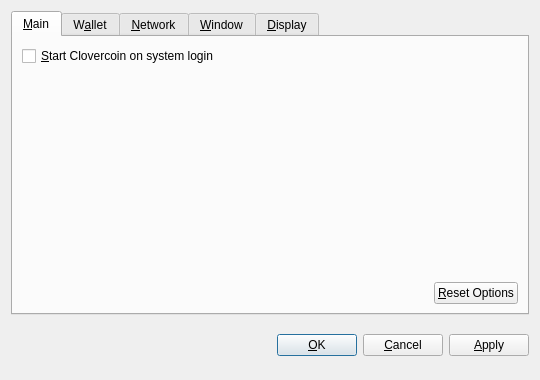
<?xml version="1.0" encoding="UTF-8"?>
<ui version="4.0">
 <class>OptionsDialog</class>
 <widget class="QDialog" name="OptionsDialog">
  <property name="geometry">
   <rect>
    <x>0</x>
    <y>0</y>
    <width>540</width>
    <height>380</height>
   </rect>
  </property>
  <property name="windowTitle">
   <string>Options</string>
  </property>
  <property name="modal">
   <bool>true</bool>
  </property>
  <layout class="QVBoxLayout" name="verticalLayout">
   <item>
    <widget class="QTabWidget" name="tabWidget">
     <property name="tabPosition">
      <enum>QTabWidget::North</enum>
     </property>
     <property name="currentIndex">
      <number>0</number>
     </property>
     <widget class="QWidget" name="tabMain">
      <attribute name="title">
       <string>&amp;Main</string>
      </attribute>
      <layout class="QVBoxLayout" name="verticalLayout_Main">
       <item>
        <widget class="QCheckBox" name="bitcoinAtStartup">
         <property name="toolTip">
          <string>Automatically start Clovercoin after logging in to the system.</string>
         </property>
         <property name="text">
          <string>&amp;Start Clovercoin on system login</string>
         </property>
        </widget>
       </item>
       <item>
        <spacer name="verticalSpacer_Main">
         <property name="orientation">
          <enum>Qt::Vertical</enum>
         </property>
         <property name="sizeHint" stdset="0">
          <size>
           <width>20</width>
           <height>40</height>
          </size>
         </property>
        </spacer>
       </item>
       <item>
        <layout class="QHBoxLayout" name="horizontalLayout_2_Main">
         <item>
          <spacer name="horizontalSpacer_2_Main">
           <property name="orientation">
            <enum>Qt::Horizontal</enum>
           </property>
           <property name="sizeHint" stdset="0">
            <size>
             <width>40</width>
             <height>20</height>
            </size>
           </property>
          </spacer>
         </item>
         <item>
          <widget class="QPushButton" name="resetButton">
           <property name="toolTip">
            <string>Reset all client options to default.</string>
           </property>
           <property name="text">
            <string>&amp;Reset Options</string>
           </property>
           <property name="autoDefault">
            <bool>false</bool>
           </property>
          </widget>
         </item>
        </layout>
       </item>
      </layout>
     </widget>
     <widget class="QWidget" name="tabWallet">
      <attribute name="title">
       <string>W&amp;allet</string>
      </attribute>
      <layout class="QVBoxLayout" name="verticalLayout_Network">
       <item>
        <widget class="QLabel" name="transactionFeeInfoLabel">
         <property name="text">
          <string>Optional transaction fee per kB that helps make sure your transactions are processed quickly. Most transactions are 1 kB.</string>
         </property>
         <property name="textFormat">
          <enum>Qt::PlainText</enum>
         </property>
         <property name="wordWrap">
          <bool>true</bool>
         </property>
        </widget>
       </item>
       <item>
        <layout class="QHBoxLayout" name="horizontalLayout_1_Main">
         <item>
          <widget class="QLabel" name="transactionFeeLabel">
           <property name="text">
            <string>Pay transaction &amp;fee</string>
           </property>
           <property name="textFormat">
            <enum>Qt::PlainText</enum>
           </property>
           <property name="buddy">
            <cstring>transactionFee</cstring>
           </property>
          </widget>
         </item>
         <item>
          <widget class="BitcoinAmountField" name="transactionFee"/>
         </item>
         <item>
          <spacer name="horizontalSpacer_1_Main">
           <property name="orientation">
            <enum>Qt::Horizontal</enum>
           </property>
           <property name="sizeHint" stdset="0">
            <size>
             <width>40</width>
             <height>20</height>
            </size>
           </property>
          </spacer>
         </item>
        </layout>
       </item>
       <item>
        <widget class="QLabel" name="label">
         <property name="text">
          <string>If you disable the spending of unconfirmed change, the change from a transaction cannot be used until that transaction has at least one confirmation. This also affects how your balance is computed.</string>
         </property>
         <property name="wordWrap">
          <bool>true</bool>
         </property>
        </widget>
       </item>
       <item>
        <widget class="QCheckBox" name="spendZeroConfChange">
         <property name="text">
          <string>Spend unconfirmed change  (experts only)</string>
         </property>
        </widget>
       </item>
       <item>
        <spacer name="verticalSpacer">
         <property name="orientation">
          <enum>Qt::Vertical</enum>
         </property>
         <property name="sizeHint" stdset="0">
          <size>
           <width>20</width>
           <height>40</height>
          </size>
         </property>
        </spacer>
       </item>
      </layout>
     </widget>
     <widget class="QWidget" name="tabNetwork">
      <attribute name="title">
       <string>&amp;Network</string>
      </attribute>
      <layout class="QVBoxLayout" name="verticalLayout_Network">
       <item>
        <widget class="QCheckBox" name="mapPortUpnp">
         <property name="toolTip">
          <string>Automatically open the Clovercoin client port on the router. This only works when your router supports UPnP and it is enabled.</string>
         </property>
         <property name="text">
          <string>Map port using &amp;UPnP</string>
         </property>
        </widget>
       </item>
       <item>
        <widget class="QCheckBox" name="connectSocks">
         <property name="toolTip">
          <string>Connect to the Clovercoin network through a SOCKS proxy (e.g. when connecting through Tor).</string>
         </property>
         <property name="text">
          <string>&amp;Connect through SOCKS proxy:</string>
         </property>
        </widget>
       </item>
       <item>
        <layout class="QHBoxLayout" name="horizontalLayout_Network">
         <item>
          <widget class="QLabel" name="proxyIpLabel">
           <property name="text">
            <string>Proxy &amp;IP:</string>
           </property>
           <property name="textFormat">
            <enum>Qt::PlainText</enum>
           </property>
           <property name="buddy">
            <cstring>proxyIp</cstring>
           </property>
          </widget>
         </item>
         <item>
          <widget class="QValidatedLineEdit" name="proxyIp">
           <property name="maximumSize">
            <size>
             <width>140</width>
             <height>16777215</height>
            </size>
           </property>
           <property name="toolTip">
            <string>IP address of the proxy (e.g. 127.0.0.1)</string>
           </property>
          </widget>
         </item>
         <item>
          <widget class="QLabel" name="proxyPortLabel">
           <property name="text">
            <string>&amp;Port:</string>
           </property>
           <property name="textFormat">
            <enum>Qt::PlainText</enum>
           </property>
           <property name="buddy">
            <cstring>proxyPort</cstring>
           </property>
          </widget>
         </item>
         <item>
          <widget class="QLineEdit" name="proxyPort">
           <property name="maximumSize">
            <size>
             <width>55</width>
             <height>16777215</height>
            </size>
           </property>
           <property name="toolTip">
            <string>Port of the proxy (e.g. 9050)</string>
           </property>
          </widget>
         </item>
         <item>
          <widget class="QLabel" name="socksVersionLabel">
           <property name="text">
            <string>SOCKS &amp;Version:</string>
           </property>
           <property name="textFormat">
            <enum>Qt::PlainText</enum>
           </property>
           <property name="buddy">
            <cstring>socksVersion</cstring>
           </property>
          </widget>
         </item>
         <item>
          <widget class="QValueComboBox" name="socksVersion">
           <property name="toolTip">
            <string>SOCKS version of the proxy (e.g. 5)</string>
           </property>
          </widget>
         </item>
         <item>
          <spacer name="horizontalSpacer_Network">
           <property name="orientation">
            <enum>Qt::Horizontal</enum>
           </property>
           <property name="sizeHint" stdset="0">
            <size>
             <width>40</width>
             <height>20</height>
            </size>
           </property>
          </spacer>
         </item>
        </layout>
       </item>
       <item>
        <spacer name="verticalSpacer_Network">
         <property name="orientation">
          <enum>Qt::Vertical</enum>
         </property>
         <property name="sizeHint" stdset="0">
          <size>
           <width>20</width>
           <height>40</height>
          </size>
         </property>
        </spacer>
       </item>
      </layout>
     </widget>
     <widget class="QWidget" name="tabWindow">
      <attribute name="title">
       <string>&amp;Window</string>
      </attribute>
      <layout class="QVBoxLayout" name="verticalLayout_Window">
       <item>
        <widget class="QCheckBox" name="minimizeToTray">
         <property name="toolTip">
          <string>Show only a tray icon after minimizing the window.</string>
         </property>
         <property name="text">
          <string>&amp;Minimize to the tray instead of the taskbar</string>
         </property>
        </widget>
       </item>
       <item>
        <widget class="QCheckBox" name="minimizeOnClose">
         <property name="toolTip">
          <string>Minimize instead of exit the application when the window is closed. When this option is enabled, the application will be closed only after selecting Quit in the menu.</string>
         </property>
         <property name="text">
          <string>M&amp;inimize on close</string>
         </property>
        </widget>
       </item>
       <item>
        <spacer name="verticalSpacer_Window">
         <property name="orientation">
          <enum>Qt::Vertical</enum>
         </property>
         <property name="sizeHint" stdset="0">
          <size>
           <width>20</width>
           <height>40</height>
          </size>
         </property>
        </spacer>
       </item>
      </layout>
     </widget>
     <widget class="QWidget" name="tabDisplay">
      <attribute name="title">
       <string>&amp;Display</string>
      </attribute>
      <layout class="QVBoxLayout" name="verticalLayout_Display">
       <item>
        <layout class="QHBoxLayout" name="horizontalLayout_1_Display">
         <item>
          <widget class="QLabel" name="langLabel">
           <property name="text">
            <string>User Interface &amp;language:</string>
           </property>
           <property name="textFormat">
            <enum>Qt::PlainText</enum>
           </property>
           <property name="buddy">
            <cstring>lang</cstring>
           </property>
          </widget>
         </item>
         <item>
          <widget class="QValueComboBox" name="lang">
           <property name="toolTip">
            <string>The user interface language can be set here. This setting will take effect after restarting Clovercoin.</string>
           </property>
          </widget>
         </item>
        </layout>
       </item>
       <item>
        <layout class="QHBoxLayout" name="horizontalLayout_2_Display">
         <item>
          <widget class="QLabel" name="unitLabel">
           <property name="text">
            <string>&amp;Unit to show amounts in:</string>
           </property>
           <property name="textFormat">
            <enum>Qt::PlainText</enum>
           </property>
           <property name="buddy">
            <cstring>unit</cstring>
           </property>
          </widget>
         </item>
         <item>
          <widget class="QValueComboBox" name="unit">
           <property name="toolTip">
            <string>Choose the default subdivision unit to show in the interface and when sending coins.</string>
           </property>
          </widget>
         </item>
        </layout>
       </item>
       <item>
        <widget class="QCheckBox" name="displayAddresses">
         <property name="toolTip">
          <string>Whether to show Clovercoin addresses in the transaction list or not.</string>
         </property>
         <property name="text">
          <string>&amp;Display addresses in transaction list</string>
         </property>
        </widget>
       </item>
       <item>
        <widget class="QCheckBox" name="coinControlFeatures">
         <property name="toolTip">
          <string>Whether to show coin control features or not.</string>
         </property>
         <property name="text">
          <string>Display coin &amp;control features (experts only!)</string>
         </property>
        </widget>
       </item>
       <item>
        <spacer name="verticalSpacer_Display">
         <property name="orientation">
          <enum>Qt::Vertical</enum>
         </property>
         <property name="sizeHint" stdset="0">
          <size>
           <width>20</width>
           <height>40</height>
          </size>
         </property>
        </spacer>
       </item>
      </layout>
     </widget>
    </widget>
   </item>
   <item>
    <layout class="QHBoxLayout" name="horizontalLayout_Buttons">
     <item>
      <spacer name="horizontalSpacer_1">
       <property name="orientation">
        <enum>Qt::Horizontal</enum>
       </property>
       <property name="sizeHint" stdset="0">
        <size>
         <width>40</width>
         <height>48</height>
        </size>
       </property>
      </spacer>
     </item>
     <item>
      <widget class="QLabel" name="statusLabel">
       <property name="font">
        <font>
         <weight>75</weight>
         <bold>true</bold>
        </font>
       </property>
       <property name="text">
        <string/>
       </property>
       <property name="textFormat">
        <enum>Qt::PlainText</enum>
       </property>
       <property name="wordWrap">
        <bool>true</bool>
       </property>
      </widget>
     </item>
     <item>
      <spacer name="horizontalSpacer_2">
       <property name="orientation">
        <enum>Qt::Horizontal</enum>
       </property>
       <property name="sizeHint" stdset="0">
        <size>
         <width>40</width>
         <height>48</height>
        </size>
       </property>
      </spacer>
     </item>
     <item>
      <widget class="QPushButton" name="okButton">
       <property name="text">
        <string>&amp;OK</string>
       </property>
      </widget>
     </item>
     <item>
      <widget class="QPushButton" name="cancelButton">
       <property name="text">
        <string>&amp;Cancel</string>
       </property>
       <property name="autoDefault">
        <bool>false</bool>
       </property>
      </widget>
     </item>
     <item>
      <widget class="QPushButton" name="applyButton">
       <property name="text">
        <string>&amp;Apply</string>
       </property>
       <property name="autoDefault">
        <bool>false</bool>
       </property>
      </widget>
     </item>
    </layout>
   </item>
  </layout>
 </widget>
 <customwidgets>
  <customwidget>
   <class>BitcoinAmountField</class>
   <extends>QSpinBox</extends>
   <header>bitcoinamountfield.h</header>
  </customwidget>
  <customwidget>
   <class>QValueComboBox</class>
   <extends>QComboBox</extends>
   <header>qvaluecombobox.h</header>
  </customwidget>
  <customwidget>
   <class>QValidatedLineEdit</class>
   <extends>QLineEdit</extends>
   <header>qvalidatedlineedit.h</header>
  </customwidget>
 </customwidgets>
 <resources/>
 <connections/>
</ui>
